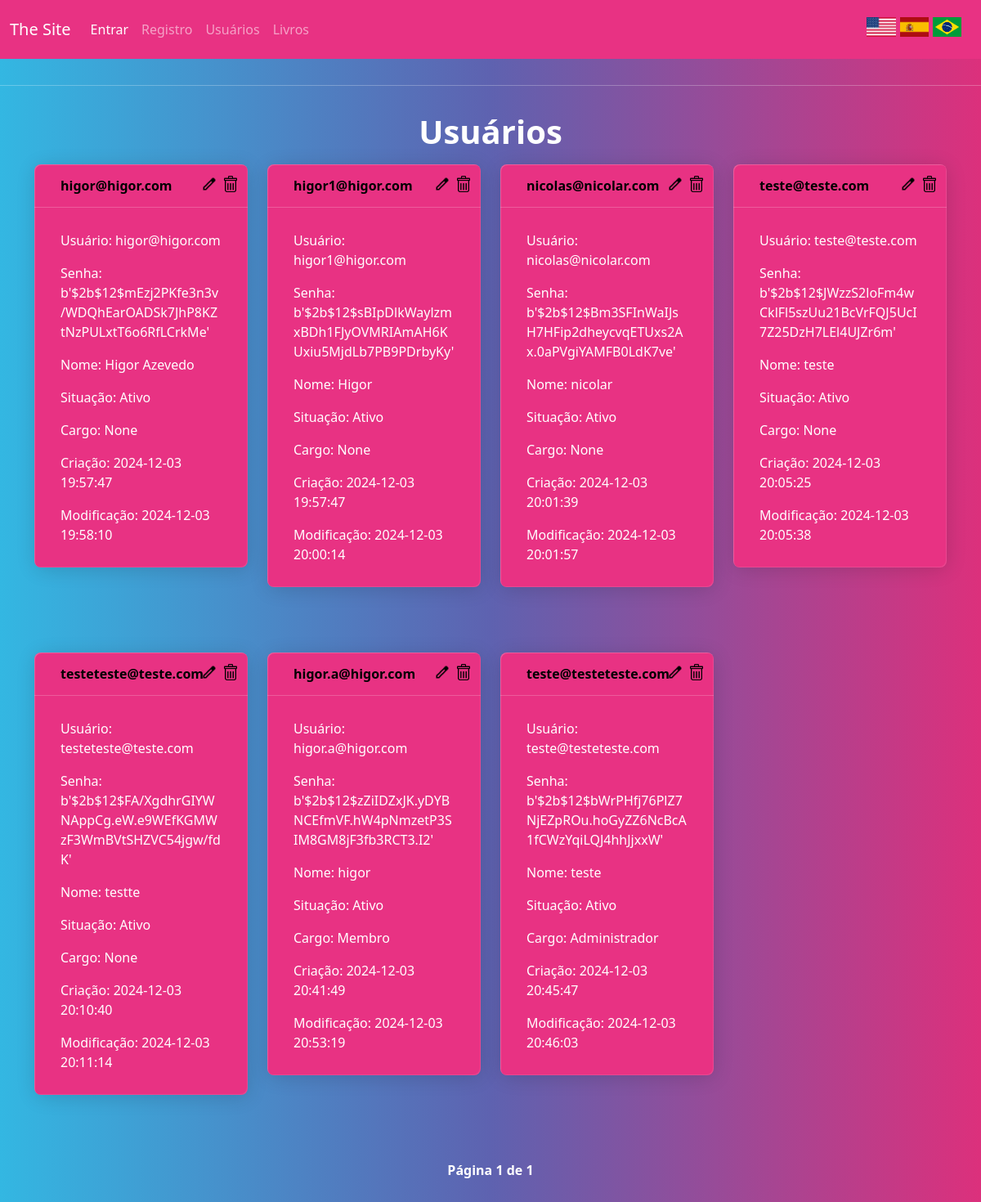
The page /usuarios on the database its author committed.
### tables this page shows
CREATE TABLE usuarios (
  id INTEGER PRIMARY KEY AUTOINCREMENT,
  login varchar(100) NOT NULL,
  senha varchar(100) NOT NULL,
  nome_real varchar(100) not null,
  status boolean default TRUE,
  cargo integer,
  created TIMESTAMP DEFAULT (DATETIME(CURRENT_TIMESTAMP, '-3 hours')),
  modified TIMESTAMP DEFAULT (DATETIME(CURRENT_TIMESTAMP, '-3 hours'))
);

### routes/usuarios.py (the view)
@bp.route('/usuarios', methods=['POST', 'GET'])
def handle_usuarios():
    if request.method == 'GET':
        return get_usuarios()
    elif request.method == 'POST':
        return add_usuario()

### app.py (called while the page is built)
def get_locale():
    lang = request.cookies.get('language')
    if lang in ['en', 'es', 'pt_BR']:
        return lang
    return request.accept_languages.best_match(['en', 'es', 'pt_BR'])

@app.context_processor
def inject_locale():
    return {'get_locale': get_locale}

### db/database.py (called while the page is built)
def get_db():
    if 'db' not in g:
        g.db = sqlite3.connect(DATABASE)
        g.db.row_factory = sqlite3.Row
    return g.db

### templates/usuarios.html (shortened to what this page needs)
{% extends 'base.html' %}
{% block content %}
    <h1 class="text-center">{% block title %} {{ _('Usuários') }} {% endblock %}</h1>
    <div class="container">
        <div class="row">
            {% for dado in dados %}
            <div class="col-md-3 mb-4">
                <div class="card text-white bg-primary mb-3" style="position: relative;">
                    <div class="card-icons" style="position: absolute; top: 10px; right: 10px;">
                        <form action="{{ url_for('routes.handle_usuario', usuario_id=dado.id) }}" method="GET" style="display:inline;">
                            <button type="submit" class="btn-transparent">
                                <img src="{{ url_for('static', filename='icons/edit.png') }}" alt="Edit" width="20" height="20">
                            </button>
                        </form>
                        <form action="{{ url_for('routes.handle_usuario', usuario_id=dado.id) }}" method="POST" style="display:inline;">
                            <button type="submit" class="btn-transparent">
                                <img src="{{ url_for('static', filename='icons/delete.png') }}" alt="Delete" width="20" height="20">
                            </button>
                        </form>
                    </div>
                    <div class="card-header" style="color: black;">
                        {{ dado.login }}
                    </div>
                    <div class="card-body">
                        <p class="card-text">{{ _('Usuário') }}: {{ dado.login }}</p>
                        <p class="card-text">{{ _('Senha') }}: {{ dado.senha }}</p>
                        <p class="card-text">{{ _('Nome') }}: {{ dado.nome_real }}</p>
                        <p class="card-text">{{ _('Situação') }}: {{ dado.status_label }}</p>
                        <p class="card-text">{{ _('Cargo') }}: {{ dado.cargo_label }}</p>
                        <p class="card-text">{{ _('Criação') }}: {{ dado.created }}</p>
                        <p class="card-text">{{ _('Modificação') }}: {{ dado.modified }}</p>
                    </div>
                </div>
            </div>
            {% endfor %}
        </div>
    </div>
    <div class="pagination-container">
        <span class="page-info">{{ _('Página') }} {{ page }} {{ _('de') }} {{ total_pages }}</span>
    </div>
{% endblock %}

### templates/base.html (shortened to what this page needs)
<!DOCTYPE html>
<html lang="en">
<head>
    {% block head %}
    {% block styles %}
        <link rel="stylesheet" type="text/css" href="{{url_for('static', filename='css/bootstrap.min.css')}}">
        <link href="https://cdnjs.cloudflare.com/ajax/libs/font-awesome/5.15.4/css/all.min.css" rel="stylesheet">
    {% endblock %}
    {% endblock %}
</head>
<body>
    <nav class="navbar navbar-expand-lg bg-primary" data-bs-theme="dark">
        <div class="container-fluid">
            <a class="navbar-brand" href="/">The Site</a>
            <div class="collapse navbar-collapse" id="navbarColor01">
                <ul class="navbar-nav me-auto">
                    <li class="nav-item">
                        <a class="nav-link active" href="/login">{{ _('Entrar') }} <span class="visually-hidden">(current)</span></a>
                    </li>
                      <a class="nav-link" href="/register">{{ _('Registro') }}</a>
                    <li class="nav-item">
                        <a class="nav-link" href="/usuarios">{{ _('Usuários') }}</a>
                    </li>
                    <li class="nav-item">
                        <a class="nav-link" href="/livros">{{ _('Livros') }}</a>
                    </li>
                </ul>
            </div>
        </div>
            <div class="flag-container">
                <img src="{{ url_for('static', filename='images/us.png') }}" alt="English" onclick="setLanguage('en')">
                <img src="{{ url_for('static', filename='images/es.png') }}" alt="Español" onclick="setLanguage('es')">
                <img src="{{ url_for('static', filename='images/br.png') }}" alt="Português" onclick="setLanguage('pt_BR')">
            </div>
    </nav>
    <hr>
    <div class="content">
        {% block content %} {% endblock %}
    </div>
</body>
</html>

### rows shown on the page
usuarios: login "higor@higor.com", senha "b'$2b$12$mEzj2PKfe3n3v/WDQhEarOADSk7JhP8KZtNzPULxtT6o6RfLCrkMe'", nome_real "Higor Azevedo", status_label "Ativo", cargo_label "None", created "2024-12-03 19:57:47", modified "2024-12-03 19:58:10"
usuarios: login "higor1@higor.com", senha "b'$2b$12$sBIpDlkWaylzmxBDh1FJyOVMRIAmAH6KUxiu5MjdLb7PB9PDrbyKy'", nome_real "Higor", status_label "Ativo", cargo_label "None", created "2024-12-03 19:57:47", modified "2024-12-03 20:00:14"
usuarios: login "nicolas@nicolar.com", senha "b'$2b$12$Bm3SFInWaIJsH7HFip2dheycvqETUxs2Ax.0aPVgiYAMFB0LdK7ve'", nome_real "nicolar", status_label "Ativo", cargo_label "None", created "2024-12-03 20:01:39", modified "2024-12-03 20:01:57"
usuarios: login "teste@teste.com", senha "b'$2b$12$JWzzS2loFm4wCklFl5szUu21BcVrFQJ5UcI7Z25DzH7LEl4UJZr6m'", nome_real "teste", status_label "Ativo", cargo_label "None", created "2024-12-03 20:05:25", modified "2024-12-03 20:05:38"
usuarios: login "testeteste@teste.com", senha "b'$2b$12$FA/XgdhrGIYWNAppCg.eW.e9WEfKGMWzF3WmBVtSHZVC54jgw/fdK'", nome_real "testte", status_label "Ativo", cargo_label "None", created "2024-12-03 20:10:40", modified "2024-12-03 20:11:14"
usuarios: login "higor.a@higor.com", senha "b'$2b$12$zZiIDZxJK.yDYBNCEfmVF.hW4pNmzetP3SIM8GM8jF3fb3RCT3.I2'", nome_real "higor", status_label "Ativo", cargo_label "Membro", created "2024-12-03 20:41:49", modified "2024-12-03 20:53:19"
usuarios: login "teste@testeteste.com", senha "b'$2b$12$bWrPHfj76PlZ7NjEZpROu.hoGyZZ6NcBcA1fCWzYqiLQJ4hhJjxxW'", nome_real "teste", status_label "Ativo", cargo_label "Administrador", created "2024-12-03 20:45:47", modified "2024-12-03 20:46:03"

### other values the page prints
{{ page }} "1"
{{ total_pages }} "1"
